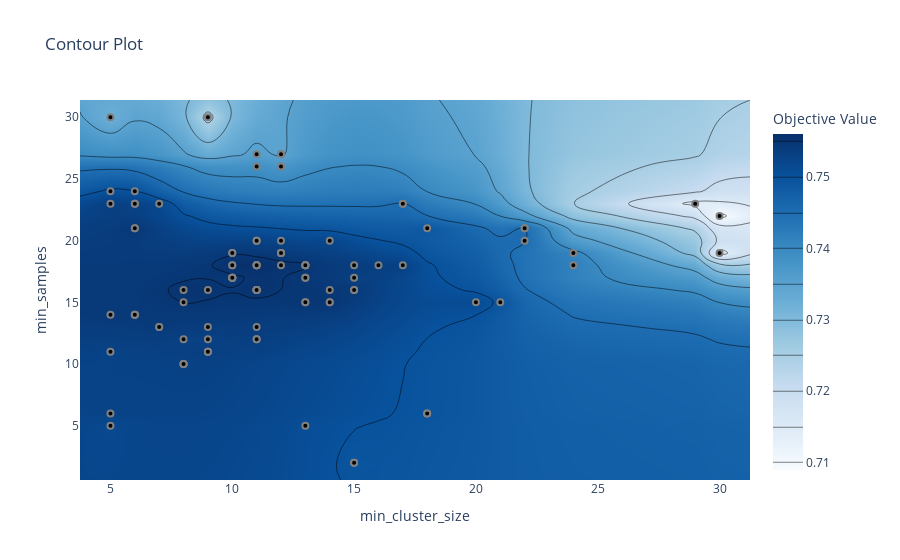

Notebook cell for this chart:
### Code cell
optuna.visualization.plot_contour(study, params=["min_cluster_size", "min_samples"])

### Figure 1 — Plotly figure (JSON) as saved in the notebook; plotly's stock layout.template omitted (floating-point values rounded to 4 significant figures; data arrays with more than 128 entries replaced by an {"elided": "..."} marker saying what was removed)
{"data": [{"colorbar": {"title": {"text": "Objective Value"}}, "colorscale": [[0.0, "rgb(247,251,255)"], [0.125, "rgb(222,235,247)"], [0.25, "rgb(198,219,239)"], [0.375, "rgb(158,202,225)"], [0.5, "rgb(107,174,214)"], [0.625, "rgb(66,146,198)"], [0.75, "rgb(33,113,181)"], [0.875, "rgb(8,81,156)"], [1.0, "rgb(8,48,107)"]], "connectgaps": true, "contours": {"coloring": "heatmap"}, "hoverinfo": "none", "line": {"smoothing": 1.3}, "reversescale": false, "x": [3.75, 5, 6, 7, 8, 9, 10, 11, 12, 13, 14, 15, 16, 17, 18, 20, 21, 22, 24, 29, 30, 31.25], "y": [0.6, 2, 5, 6, 10, 11, 12, 13, 14, 15, 16, 17, 18, 19, 20, 21, 22, 23, 24, 26, 27, 30, 31.4], "z": {"elided": "23x22 float values"}, "type": "contour"}, {"marker": {"color": "black", "line": {"color": "Gray", "width": 2.0}}, "mode": "markers", "name": "Feasible Trial", "showlegend": false, "x": [5, 24, 5, 5, 5, 6, 30, 18, 20, 13, 18, 18, 11, 12, 12, 12, 12, 11, 11, 11, 9, 9, 9, 8, 9, 8, 8, 8, 8, 14, 15, 15, 15, 15, 15, 14, 15, 14, 14, 22, 24, 21, 6, 22, 22, 6, 5, 6, 6, 6, 17, 6, 5, 5, 29, 6, 7, 17, 30, 17, 13, 13, 13, 13, 10, 13, 10, 13, 10, 10, 10, 10, 10, 10, 10, 12, 12, 12, 12, 12, 13, 11, 11, 11, 13, 11, 16, 11, 11, 9, 11, 11, 11, 11, 9, 11, 11, 9, 8, 7, 7, 11, 11, 11], "y": [6, 18, 11, 5, 30, 21, 22, 6, 15, 5, 21, 6, 26, 26, 27, 27, 26, 27, 12, 12, 12, 11, 11, 10, 11, 12, 10, 10, 15, 15, 17, 2, 2, 18, 16, 16, 16, 15, 20, 20, 19, 15, 21, 21, 21, 14, 14, 14, 23, 14, 23, 24, 23, 24, 23, 23, 23, 23, 19, 18, 17, 18, 18, 18, 18, 18, 18, 17, 17, 17, 17, 17, 17, 19, 19, 19, 19, 19, 20, 18, 15, 20, 18, 18, 15, 18, 18, 18, 16, 30, 13, 16, 16, 16, 16, 16, 16, 13, 16, 13, 13, 20, 20, 16], "type": "scatter"}, {"marker": {"color": "#cccccc", "line": {"color": "Gray", "width": 2.0}}, "mode": "markers", "name": "Infeasible Trial", "showlegend": false, "x": [], "y": [], "type": "scatter"}], "layout": {"title": {"text": "Contour Plot"}, "xaxis": {"title": {"text": "min_cluster_size"}, "range": [3.75, 31.25]}, "yaxis": {"title": {"text": "min_samples"}, "range": [0.6, 31.4]}}}
